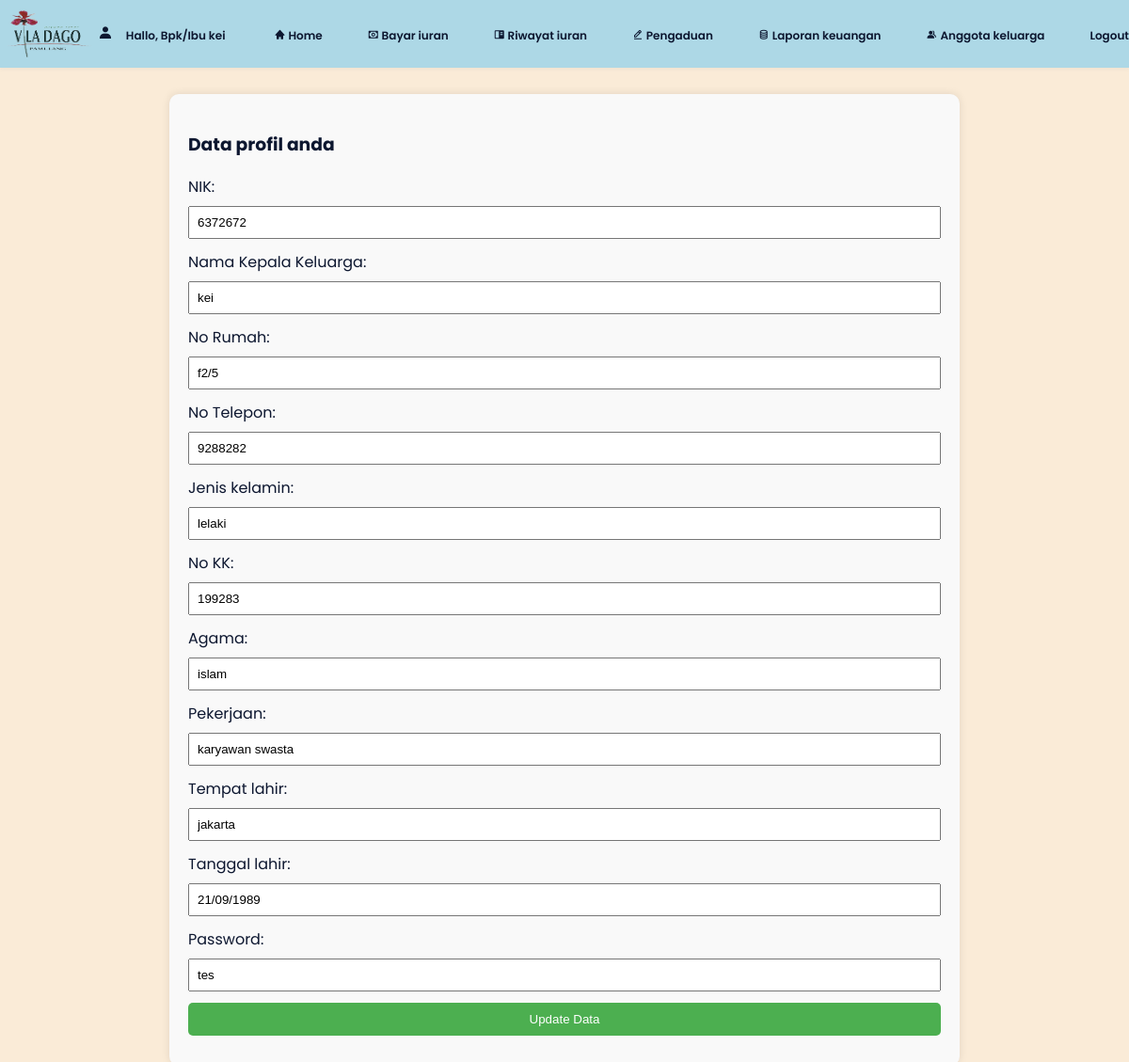
/warga/kelola_profil.php (signed in), run on the app's committed database.
### tables this page shows
CREATE TABLE `user` (
  `user_id` int(255) NOT NULL,
  `no_nik` int(255) NOT NULL,
  `nama` varchar(255) NOT NULL,
  `no_rumah` varchar(255) NOT NULL,
  `no_telepon` int(255) NOT NULL,
  `password` varchar(255) NOT NULL,
  `jenis_kelamin` varchar(255) NOT NULL,
  `no_kk` int(255) NOT NULL,
  `agama` varchar(255) NOT NULL,
  `pekerjaan` varchar(255) NOT NULL,
  `tempat_lahir` varchar(255) NOT NULL,
  `tanggal_lahir` varchar(255) NOT NULL,
  `role` varchar(255) NOT NULL
);

### warga/kelola_profil.php (the view, shortened to what this page needs)
<?php
include('../database.php');
if (isset($_SESSION['nama'])) {
    $nama = $_SESSION['nama'];
} else {
    $nama = 'nama';
}
$user_id = $_SESSION['user_id'];
$queryGetUser = "SELECT nama FROM user WHERE user_id = '$user_id'";
$resultGetUser = mysqli_query($con, $queryGetUser);
if ($resultGetUser) {
    $userData = mysqli_fetch_assoc($resultGetUser);
    $nama = $userData['nama'];
} else {
    echo "Error: " . mysqli_error($con);
}
$queryGetUser = "SELECT * FROM user WHERE user_id = '$user_id'";
$resultGetUser = mysqli_query($con, $queryGetUser);
if ($resultGetUser) {
    $userData = mysqli_fetch_assoc($resultGetUser);
} else {
    echo "Error: " . mysqli_error($con);
}
?>
<!DOCTYPE html>
<html lang="en">
<head>
    <link href='https://unpkg.com/boxicons@2.0.9/css/boxicons.min.css' rel='stylesheet'>
    <link rel="stylesheet" type="text/css" href="../styles.css">
</head>
<body>
    <header class="l-header">
            <nav class="nav bd-grid">
            <img src="../gambar/logoviladago.png" alt="" width="100px">
                <div>
                <i class='bx bxs-user'></i>
                    <a href="kelola_profil.php" class="nav__logo">Hallo, Bpk/Ibu <?php echo htmlspecialchars($nama); ?></a>
                </div>
                <div class="nav__menu" id="nav-menu">
                    <ul class="nav__list">
                        <li class="nav__item"><a href="dashboard_warga.php" class="nav__link"><i class='bx bxs-home'></i> Home</a></li>
                        <li class="nav__item"><a href="bayar_iuran.php" class="nav__link"><i class='bx bx-money'></i> Bayar iuran</a></li>
                        <li class="nav__item"><a href="riwayat_pembayaran.php" class="nav__link"><i class='bx bxs-book-content'></i> Riwayat iuran</a></li>
                        <li class="nav__item"><a href="pengaduan_warga.php" class="nav__link"><i class='bx bx-edit-alt'></i> Pengaduan</a></li>
                        <li class="nav__item"><a href="keuangan_warga.php" class="nav__link"><i class='bx bx-coin-stack'></i> Laporan keuangan</a></li>
                        <li class="nav__item"><a href="anggota_keluarga.php" class="nav__link"><i class='bx bxs-group'></i> Anggota keluarga</a></li>
                        <li class="nav__item"><a href="logout_warga.php" class="nav__link">Logout</a></li>
                    </ul>
                </div>
            </nav>
        </header>
    <section id="content">
        <main>
            <div class="table-data">
                <div class="order">
                    <div class="head">
                        <h3>Data profil anda</h3>
                    </div>
                    <form method="post" action="<?php echo htmlspecialchars($_SERVER["PHP_SELF"]); ?>" enctype="multipart/form-data">
                        <label for="no_nik">NIK:</label>
                        <input type="text" name="no_nik" placeholder="NIK" value="<?php echo $userData['no_nik']; ?>"><br>
                        <label for="nama">Nama Kepala Keluarga:</label>
                        <input type="text" name="nama" placeholder="Nama Kepala Keluarga" value="<?php echo $userData['nama']; ?>"><br>
                        <label for="no_rumah">No Rumah:</label>
                        <input type="text" name="no_rumah" placeholder="No Rumah" value="<?php echo $userData['no_rumah']; ?>"><br>
                        <label for="no_telepon">No Telepon:</label>
                        <input type="text" name="no_telepon" placeholder="No Telepon" value="<?php echo $userData['no_telepon']; ?>"><br>
                        <label for="jenis_kelamin">Jenis kelamin:</label>
                        <input type="text" name="jenis_kelamin" placeholder="Jenis Kelamin" value="<?php echo $userData['jenis_kelamin']; ?>"><br>
                        <label for="no_kk">No KK:</label>
                        <input type="text" name="no_kk" placeholder="No KK" value="<?php echo $userData['no_kk']; ?>"><br>
                        <label for="agama">Agama:</label>
                        <input type="text" name="agama" placeholder="Agama" value="<?php echo $userData['agama']; ?>"><br>
                        <label for="pekerjaan">Pekerjaan:</label>
                        <input type="text" name="pekerjaan" placeholder="Pekerjaan" value="<?php echo $userData['pekerjaan']; ?>"><br>
                        <label for="tempat_lahir">Tempat lahir:</label>
                        <input type="text" name="tempat_lahir" placeholder="Tempat Lahir" value="<?php echo $userData['tempat_lahir']; ?>"><br>
                        <label for="tanggal_lahir">Tanggal lahir:</label>
                        <input type="text" name="tanggal_lahir" placeholder="Tanggal Lahir" value="<?php echo $userData['tanggal_lahir']; ?>"><br>
                        <label for="password">Password:</label>
                        <input type="text" name="password" placeholder="Password" value="<?php echo $userData['password']; ?>"><br>
                        <input type="submit" name="submit" value="Update Data">
                    </form>
                </div>
            </div>
        </main>
    </section>
</body>
</html>

### styles.css (style rules this page uses)
:root { --header-height: 3rem; --font-semi: 600; --hue-color: 224; --first-color: hsl(var(--hue-color), 89%, 60%); --second-color: hsl(var(--hue-color), 56%, 12%); --body-font: "Poppins", sans-serif; --big-font-size: 2rem; --h2-font-size: 1.25rem; --normal-font-size: .938rem; --smaller-font-size: .75rem; --mb-2: 1rem; --mb-4: 2rem; --mb-5: 2.5rem; --mb-6: 3rem; --z-back: -10; --z-fixed: 100; }
@media screen and (min-width: 968px) { :root { --big-font-size: 3.5rem; --h2-font-size: 2rem; --normal-font-size: 1rem; --smaller-font-size: .875rem; } }
html { scroll-behavior: smooth; }
body { margin: var(--header-height) 0 0 0; font-family: var(--body-font); font-size: var(--normal-font-size); color: var(--second-color); background-color: antiquewhite; }
ul { margin: 0; padding: 0; list-style: none; }
a { text-decoration: none; }
img { max-width: 100%; height: 75px; display: block; }
.bd-grid { max-width: 1205px; display: grid; margin-left: var(--mb-2); margin-right: var(--mb-2); }
.l-header { width: 100%; position: fixed; top: 0; left: 0; z-index: var(--z-fixed); background-color: lightblue; box-shadow: 0 1px 4px rgba(146, 161, 176, 0.15); }
.nav { height: var(--header-height); display: flex; justify-content: space-between; align-items: center; font-weight: var(--font-semi); }
.nav__item { margin-bottom: var(--mb-4); }
.nav__link { position: relative; color: #fff; }
.nav__logo { color: var(--second-color); }
@media screen and (min-width: 768px) { body { margin: 0; } }
@media screen and (min-width: 768px) { .nav { height: calc(var(--header-height) + 1.5rem); } }
@media screen and (min-width: 768px) { .nav__list { display: flex; padding-top: 0; } }
@media screen and (min-width: 768px) { .nav__item { margin-left: var(--mb-6); margin-bottom: 0; } }
@media screen and (min-width: 768px) { .nav__link { color: var(--second-color); } }
@media screen and (min-width: 992px) { .bd-grid { margin-left: auto; margin-right: auto; } }

### warga/kelola_profil.php (style rules this page uses)
.table-data { margin-top: 100px; }
.order { background-color: #f9f9f9; padding: 20px; border-radius: 10px; box-shadow: 0 0 10px rgba(0, 0, 0, 0.1); width: 70%; margin: 0 auto; }
form { margin-top: 15px; }
label { display: block; margin-bottom: 8px; }
input, select { width: 100%; padding: 8px; margin-bottom: 12px; box-sizing: border-box; }
input[type="submit"] { background-color: #4caf50; color: white; padding: 10px 15px; border: none; border-radius: 5px; cursor: pointer; }
.nav__link { font-size: 12px; }
.nav__logo { font-size: 12px; margin-left: 10px; }

### data on the page
user: nama "kei", no_nik "6372672", no_rumah "f2/5", no_telepon "9288282", jenis_kelamin "lelaki", no_kk "199283", agama "islam", pekerjaan "karyawan swasta", tempat_lahir "jakarta", tanggal_lahir "21/09/1989", password "tes"
